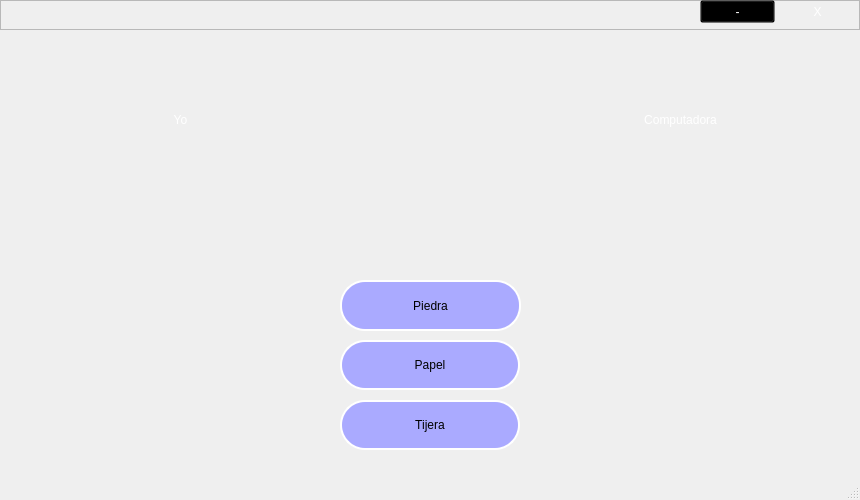
<?xml version="1.0" encoding="UTF-8"?>
<ui version="4.0">
 <class>MainWindow</class>
 <widget class="QMainWindow" name="MainWindow">
  <property name="geometry">
   <rect>
    <x>0</x>
    <y>0</y>
    <width>860</width>
    <height>500</height>
   </rect>
  </property>
  <property name="windowTitle">
   <string>MainWindow</string>
  </property>
  <widget class="QWidget" name="centralwidget">
   <widget class="QWidget" name="widget" native="true">
    <property name="geometry">
     <rect>
      <x>0</x>
      <y>0</y>
      <width>860</width>
      <height>500</height>
     </rect>
    </property>
    <property name="styleSheet">
     <string notr="true">QWidget#widget{
border-image: url(:/imagenes/background-1789175_960_720.png);
}</string>
    </property>
    <widget class="QFrame" name="frame">
     <property name="geometry">
      <rect>
       <x>0</x>
       <y>0</y>
       <width>860</width>
       <height>30</height>
      </rect>
     </property>
     <property name="frameShape">
      <enum>QFrame::StyledPanel</enum>
     </property>
     <property name="frameShadow">
      <enum>QFrame::Raised</enum>
     </property>
     <widget class="QPushButton" name="salir">
      <property name="geometry">
       <rect>
        <x>780</x>
        <y>0</y>
        <width>75</width>
        <height>23</height>
       </rect>
      </property>
      <property name="cursor">
       <cursorShape>PointingHandCursor</cursorShape>
      </property>
      <property name="styleSheet">
       <string notr="true">QPushButton#salir{
background-color: rgba(0,0,0,0);
color:white;
border-top-right-radius: 25px;
	font: 14pt &quot;MS Shell Dlg 2&quot;;
}

QPushButton#salir:hover{
background-color: rgba(0,0,0,40);
color:white;
border-top-right-radius: 25px;
	font: 14pt &quot;MS Shell Dlg 2&quot;;
}

QPushButton#salir:pressed{
background-color: rgba(0,0,0,80);
color:white;
border-top-right-radius: 25px;
	font: 14pt &quot;MS Shell Dlg 2&quot;;
}</string>
      </property>
      <property name="text">
       <string>X</string>
      </property>
     </widget>
     <widget class="QPushButton" name="min">
      <property name="geometry">
       <rect>
        <x>700</x>
        <y>0</y>
        <width>75</width>
        <height>23</height>
       </rect>
      </property>
      <property name="cursor">
       <cursorShape>PointingHandCursor</cursorShape>
      </property>
      <property name="styleSheet">
       <string notr="true">QPushButton#min{
background-color: rgba(0,0,0,0);
color:white;
	font: 24pt &quot;MS Shell Dlg 2&quot;;
}

QPushButton#min:hover{
background-color: rgba(0,0,0,40);
color:white;
	font: 24pt &quot;MS Shell Dlg 2&quot;;
}

QPushButton#min:pressed{
background-color: rgba(0,0,0,80);
color:white;
	font: 24pt &quot;MS Shell Dlg 2&quot;;
}</string>
      </property>
      <property name="text">
       <string>-</string>
      </property>
     </widget>
    </widget>
    <widget class="QLabel" name="label_yo">
     <property name="geometry">
      <rect>
       <x>30</x>
       <y>150</y>
       <width>300</width>
       <height>300</height>
      </rect>
     </property>
     <property name="styleSheet">
      <string notr="true"/>
     </property>
     <property name="text">
      <string/>
     </property>
    </widget>
    <widget class="QLabel" name="label_computadora">
     <property name="geometry">
      <rect>
       <x>530</x>
       <y>150</y>
       <width>300</width>
       <height>300</height>
      </rect>
     </property>
     <property name="styleSheet">
      <string notr="true"/>
     </property>
     <property name="text">
      <string/>
     </property>
    </widget>
    <widget class="QLabel" name="label_3">
     <property name="geometry">
      <rect>
       <x>30</x>
       <y>90</y>
       <width>301</width>
       <height>61</height>
      </rect>
     </property>
     <property name="styleSheet">
      <string notr="true">font: 30pt &quot;Britannic Bold&quot;;
color: white;</string>
     </property>
     <property name="text">
      <string>&lt;html&gt;&lt;head/&gt;&lt;body&gt;&lt;p align=&quot;center&quot;&gt;Yo&lt;/p&gt;&lt;/body&gt;&lt;/html&gt;</string>
     </property>
    </widget>
    <widget class="QLabel" name="label_4">
     <property name="geometry">
      <rect>
       <x>530</x>
       <y>90</y>
       <width>301</width>
       <height>61</height>
      </rect>
     </property>
     <property name="styleSheet">
      <string notr="true">font: 30pt &quot;Britannic Bold&quot;;
color: white;</string>
     </property>
     <property name="text">
      <string>&lt;html&gt;&lt;head/&gt;&lt;body&gt;&lt;p align=&quot;center&quot;&gt;Computadora&lt;/p&gt;&lt;/body&gt;&lt;/html&gt;</string>
     </property>
    </widget>
    <widget class="QPushButton" name="piedra">
     <property name="geometry">
      <rect>
       <x>340</x>
       <y>280</y>
       <width>181</width>
       <height>51</height>
      </rect>
     </property>
     <property name="styleSheet">
      <string notr="true">QPushButton#piedra{
background-color: rgb(170, 170, 255);
font: 20pt &quot;Britannic Bold&quot;;
border: 2px solid white;
border-radius: 25px;
}

QPushButton#piedra:hover{
background-color: rgb(130, 130, 195);
}

QPushButton#piedra:pressed{
background-color: rgb(95, 95, 143);

}</string>
     </property>
     <property name="text">
      <string>Piedra</string>
     </property>
    </widget>
    <widget class="QPushButton" name="papel">
     <property name="geometry">
      <rect>
       <x>340</x>
       <y>340</y>
       <width>180</width>
       <height>50</height>
      </rect>
     </property>
     <property name="styleSheet">
      <string notr="true">QPushButton#papel{
background-color: rgb(170, 170, 255);
font: 20pt &quot;Britannic Bold&quot;;
border: 2px solid white;
border-radius: 25px;
}

QPushButton#papel:hover{
background-color: rgb(130, 130, 195);
}

QPushButton#papel:pressed{
background-color: rgb(95, 95, 143);

}</string>
     </property>
     <property name="text">
      <string>Papel</string>
     </property>
    </widget>
    <widget class="QPushButton" name="tijera">
     <property name="geometry">
      <rect>
       <x>340</x>
       <y>400</y>
       <width>180</width>
       <height>50</height>
      </rect>
     </property>
     <property name="styleSheet">
      <string notr="true">QPushButton#tijera{
background-color: rgb(170, 170, 255);
font: 20pt &quot;Britannic Bold&quot;;
border: 2px solid white;
border-radius: 25px;
}

QPushButton#tijera:hover{
background-color: rgb(130, 130, 195);
}

QPushButton#tijera:pressed{
background-color: rgb(95, 95, 143);

}</string>
     </property>
     <property name="text">
      <string>Tijera</string>
     </property>
    </widget>
    <widget class="QLabel" name="label_msg">
     <property name="geometry">
      <rect>
       <x>340</x>
       <y>180</y>
       <width>181</width>
       <height>71</height>
      </rect>
     </property>
     <property name="styleSheet">
      <string notr="true"/>
     </property>
     <property name="text">
      <string>&lt;html&gt;&lt;head/&gt;&lt;body&gt;&lt;p align=&quot;center&quot;&gt;&lt;br/&gt;&lt;/p&gt;&lt;/body&gt;&lt;/html&gt;</string>
     </property>
     <property name="alignment">
      <set>Qt::AlignCenter</set>
     </property>
    </widget>
   </widget>
  </widget>
  <widget class="QStatusBar" name="statusbar"/>
 </widget>
 <resources>
  <include location="img.qrc"/>
 </resources>
 <connections/>
</ui>
